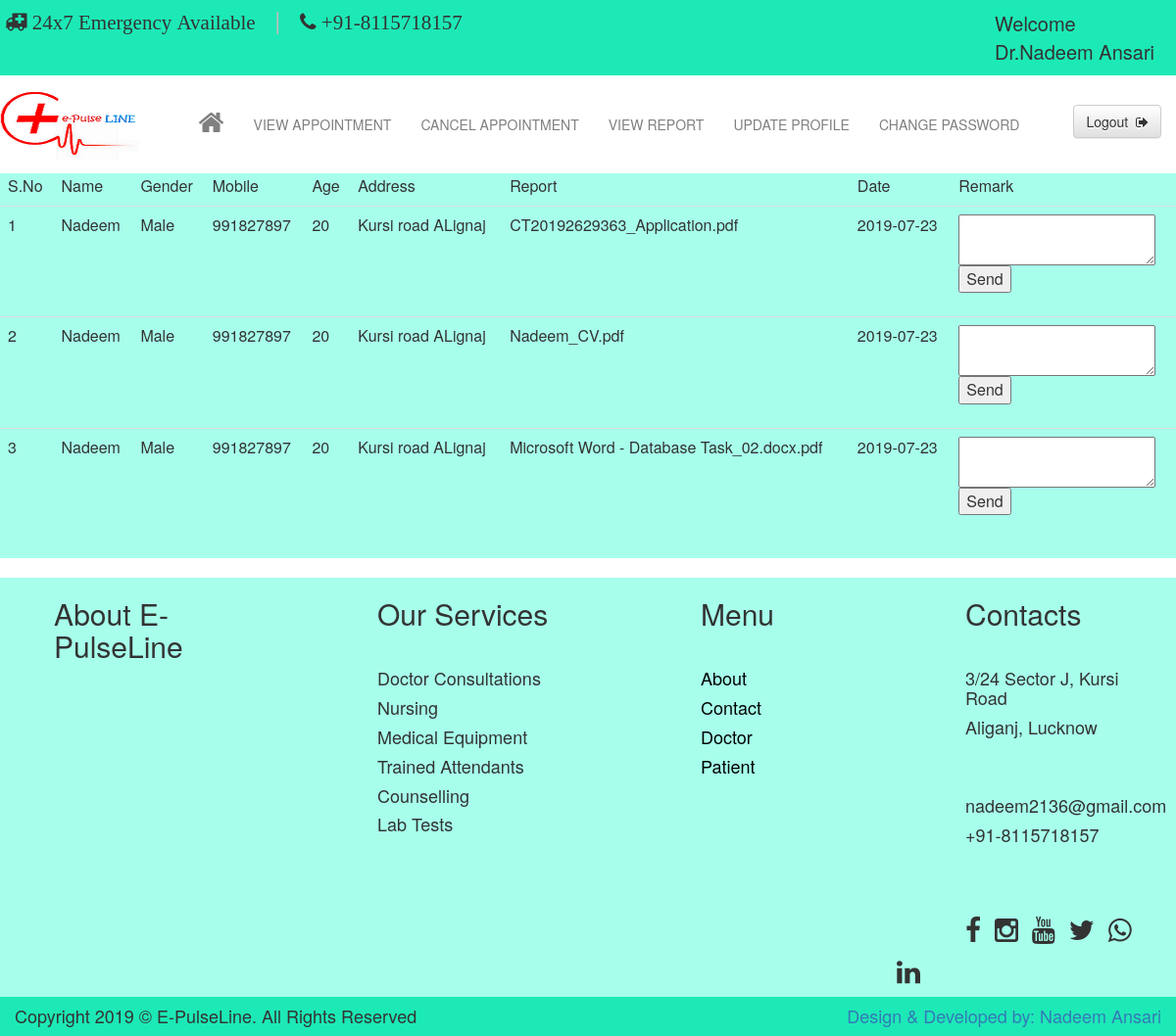
The app's page /dreport.php?msg=1 (signed in) with its own data.
### tables this page shows
CREATE TABLE IF NOT EXISTS `tbl_doctor` (
  `docid` int(11) NOT NULL AUTO_INCREMENT,
  `name` varchar(60) NOT NULL,
  `gender` varchar(6) NOT NULL,
  `email` varchar(30) NOT NULL,
  `password` varchar(30) NOT NULL,
  `address` varchar(30) NOT NULL,
  `mobile` varchar(13) NOT NULL,
  `fees` int(11) NOT NULL,
  `speciality` varchar(20) NOT NULL,
  `timing` varchar(15) NOT NULL,
  `pic` varchar(100) NOT NULL,
  `date` varchar(10) NOT NULL,
  `status` varchar(6) NOT NULL DEFAULT 'n',
  PRIMARY KEY (`docid`)
);

CREATE TABLE IF NOT EXISTS `tbl_report` (
  `repid` int(11) NOT NULL AUTO_INCREMENT,
  `patid` int(11) NOT NULL,
  `docid` int(11) NOT NULL,
  `report` varchar(200) NOT NULL,
  `date` varchar(10) NOT NULL,
  PRIMARY KEY (`repid`)
);

CREATE TABLE IF NOT EXISTS `tbl_patient` (
  `patid` int(11) NOT NULL AUTO_INCREMENT,
  `name` varchar(60) NOT NULL,
  `fname` varchar(60) NOT NULL,
  `gender` varchar(6) NOT NULL,
  `email` varchar(30) NOT NULL,
  `password` varchar(20) NOT NULL,
  `mobile` varchar(13) NOT NULL,
  `age` int(3) NOT NULL,
  `address` varchar(30) NOT NULL,
  `date` varchar(10) NOT NULL,
  `status` varchar(6) NOT NULL DEFAULT 'n',
  PRIMARY KEY (`patid`)
);

### dreport.php (the view, shortened to what this page needs)
<?php
$email=$_SESSION['doctor'];
$query="select docid,name from tbl_doctor where email='$email'";
$res=mysql_query($query);
if($row=mysql_fetch_array($res,MYSQL_BOTH))
{
	$docid=$row['docid'];
	$name=$row['name'];
}
?>
<html>
<head>
<link href="css/bootstrap.min.css" rel="stylesheet" type="text/css"/>
<link href="css/bootstrap-theme.min.css" rel="stylesheet" type="text/css"/>
<link href="css/font-awesome.min.css" rel="stylesheet" type="text/css"/>
</head>
<body>
<div class="container-fluid" style="min-height:auto;">
<div class="row navbar-fixed-top" style="min-height:150px;margin-right:0px;background-color:white;">
<div class="row" style="min-height:50px;background-color:#1de9b6">
<div class="col-sm-8" style="min-height:50px;">
<i class="fa fa-ambulance fa-2x" style="margin-left:20px;margin-top:12px;font-size:21px;">
24x7 Emergency Available</i>
<span style="font-size:25px;color:#bdbdbd">|</span>
<i class="fa fa-phone fa-2x" style="margin-top:5px;font-size:21px;">
+91-8115718157</i>
</div>
<div class="col-sm-4" style="min-height:50px;">
<p style="font-size:20px;margin-top:10px;margin-left:200px;"><?php echo "Welcome ".$name;?></p>
</div>
</div>
<div class="row" style="min-height:100px;">
<nav style="margin-bottom:0px;">
  <div class="container-fluid">
   <div class="navbar-header">
        <img src="images/logo1.png" height="100px" width="160px;"/>
    </div>
    <div class="collapse navbar-collapse" id="bs-example-navbar-collapse-1">
	<ul class="navbar-right" style="margin-right:5px;margin-top:5px;">
        <a href="logout.php"><button type="button" class="btn btn-default" style="margin-right:10px;margin-top:25px;">Logout &nbsp;<i class="fa fa-sign-out"></i></button></a>
      </ul>
      <ul class="nav navbar-nav navbar-right">
       <li class="active"><a href="dprofile.php" style="color:grey;margin-top:20px;"><i class="fa fa-home fa-2x"></i><span class="sr-only">(current)</span></a></li>
        <li><a href="dviewappoint.php" style="color:grey;margin-top:25px;">VIEW APPOINTMENT</a></li>
        <li><a href="dcancel.php" style="color:grey;margin-top:25px;">CANCEL APPOINTMENT</a></li>
		<li><a href="dreport.php" style="color:grey;margin-top:25px;">VIEW REPORT</a></li>
        <li><a href="dupdate.php" style="color:grey;margin-top:25px;">UPDATE PROFILE</a></li>
        <li><a href="dchange.php" style="color:grey;margin-top:25px;">CHANGE PASSWORD</a></li>
      </ul>
    </div>
  </div>
</nav>
</div>
</div>
<div class="row" style="min-height:auto;background-color:#a7ffeb;margin-top:170px;">
<table class="table table-hover">
<tr>
	<td>S.No</td>
	<td>Name</td>
	<td>Gender</td>
	<td>Mobile</td>
	<td>Age</td>
	<td>Address</td>
	<td>Report</td>
	<td>Date</td>
	<td>Remark</td>
</tr>
<?php
$a=1;
$query1="select * from tbl_report where docid='$docid'";
$res1=mysql_query($query1);
while($row1=mysql_fetch_array($res1,MYSQL_BOTH))
{
?>
<tr>
<?php
$patid=$row1['patid'];
$query2="select * from tbl_patient where patid='$patid'";
$res2=mysql_query($query2);
if($row2=mysql_fetch_array($res2,MYSQL_BOTH))
{
?>
	<td><?php echo $a;?></td>
	<td><?php echo $row2['name'];?></td>
	<td><?php echo $row2['gender'];?></td>
	<td><?php echo $row2['mobile'];?></td>
	<td><?php echo $row2['age'];?></td>
	<td><?php echo $row2['address'];?></td>
<?php
}
?>
	<td><?php echo $row1['report']?></td>
	<td><?php echo $row1['date']?></td>
	<td><form action="dremark.php" method="post">
		<textarea name="remark"></textarea>
		<br/>
		<input type="submit" value="Send"/>
		</form></td>
<?php
$a++;
?>
</tr>
<?php
}
?>
</table>
</div>
<div class="row" style="min-height:400px;background-color:#a7ffeb;margin-top:20px;">
<div class="col-sm-3" style="min-height:400px;">
<h2 style="margin-left:40px;">About E-PulseLine</h2>
<br/>
</div>
<div class="col-sm-3" style="min-height:400px;">
<h2 style="margin-left:70px;">Our Services</h2>
<br/>
<h4 style="margin-left:70px;">Doctor Consultations</h4>
<h4 style="margin-left:70px;">Nursing</h4>
<h4 style="margin-left:70px;">Medical Equipment</h4>
<h4 style="margin-left:70px;">Trained Attendants</h4>
<h4 style="margin-left:70px;">Counselling</h4>
<h4 style="margin-left:70px;">Lab Tests</h4>
</div>
<div class="col-sm-3" style="min-height:400px;">
<h2 style="margin-left:100px;">Menu</h2>
<br/>
<ul style="list-style-type:none;">
<li><a href="about.php"><h4 style="margin-left:60px;color:black;">About</h4></a></li>
<li><a href="contact.php"><h4 style="margin-left:60px;color:black;">Contact</h4></a></li>
<li><a href="doctor.php"><h4 style="margin-left:60px;color:black;">Doctor</h4></a></li>
<li><a href="patient.php"><h4 style="margin-left:60px;color:black;">Patient</h4></a></li>
</ul>
</div>
<div class="col-sm-3" style="min-height:400px;">
<h2 style="margin-left:70px;">Contacts</h2>
<br/>
<h4 style="margin-left:70px;">3/24 Sector J, Kursi Road</h4>
<h4 style="margin-left:70px;">Aliganj, Lucknow</h4>
<br/>
<br/>
<h4 style="margin-left:70px;">nadeem2136@gmail.com</h4>
<h4 style="margin-left:70px;">+91-8115718157</h4>
<br/>
<br/>
<br/>
<p class="fa fa-facebook fa-2x" style="margin-top:5px;margin-left:70px;margin-right:10px;"></p>
<p class="fa fa-instagram fa-2x" style="margin-top:5px;margin-right:10px;"></p>
<p class="fa fa-youtube fa-2x" style="margin-top:5px;margin-right:10px;"></p>
<p class="fa fa-twitter fa-2x" style="margin-top:5px;margin-right:10px;"></p>
<p class="fa fa-whatsapp fa-2x" style="margin-top:5px;margin-right:10px;"></p>
<p class="fa fa-linkedin fa-2x" style="margin-top:5px;"></p>
</div>
</div>
<div class="row" style="min-height:40px;background-color:#1de9b6">
<div class="col-sm-6">
<h4>Copyright 2019 &copy; E-PulseLine. All Rights Reserved</h4>
</div>
<div class="col-sm-6">
<p class="h4 navbar-right" style="margin-right:0px;"><a href="team.php">Design & Developed by: Nadeem Ansari</a></p>
</div>
</div>
</div>
</body>
</html>

### records on screen
tbl_doctor: name "Dr.Nadeem Ansari"
tbl_report: patid.name "Nadeem", patid.gender "Male", patid.mobile "991827897", patid.age "20", patid.address "Kursi road ALignaj", report "CT20192629363_Application.pdf", date "2019-07-23"
tbl_report: patid.name "Nadeem", patid.gender "Male", patid.mobile "991827897", patid.age "20", patid.address "Kursi road ALignaj", report "Nadeem_CV.pdf", date "2019-07-23"
tbl_report: patid.name "Nadeem", patid.gender "Male", patid.mobile "991827897", patid.age "20", patid.address "Kursi road ALignaj", report "Microsoft Word - Database Task_02.docx.pdf", date "2019-07-23"
